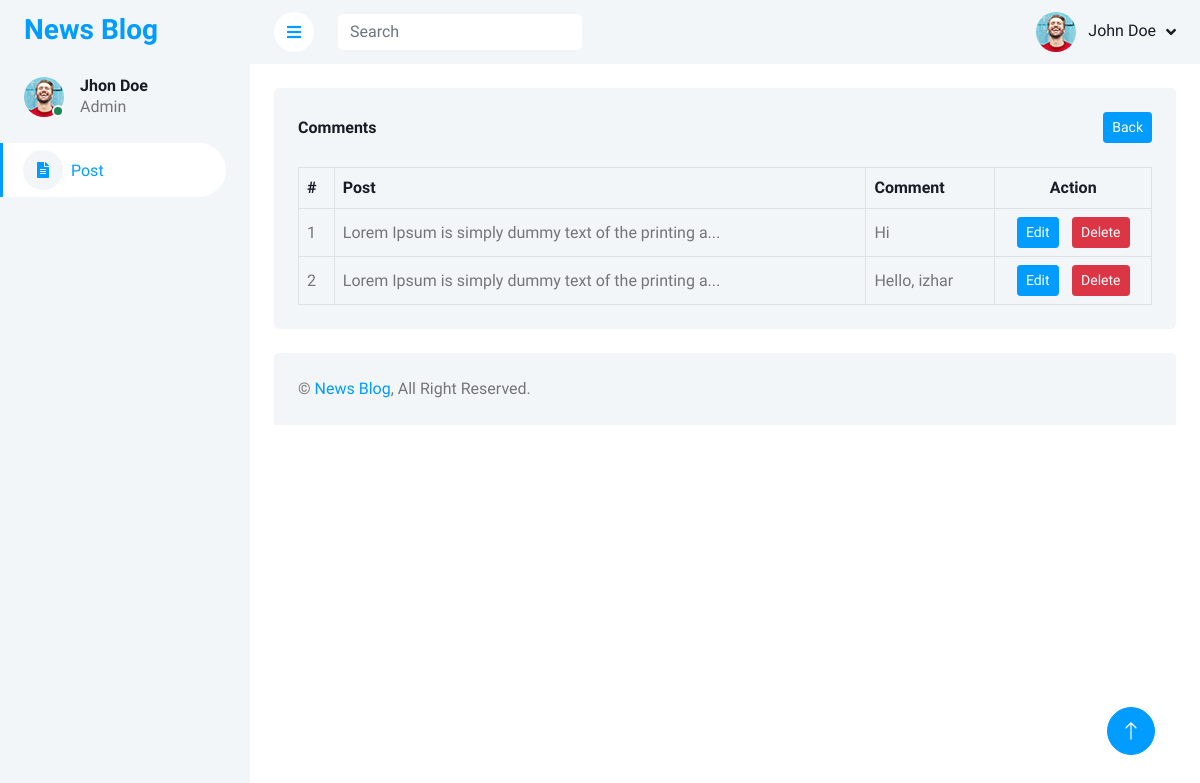
/comment.php?id=8, run on the app's committed database.
### tables this page shows
CREATE TABLE `comments` (
  `id` int(11) NOT NULL,
  `post_id` bigint(20) DEFAULT NULL,
  `comment` text DEFAULT NULL
);

CREATE TABLE `posts` (
  `id` int(11) NOT NULL,
  `title` text DEFAULT NULL,
  `content` longtext DEFAULT NULL,
  `author` varchar(255) DEFAULT NULL,
  `image` varchar(255) DEFAULT NULL,
  `created_at` timestamp NULL DEFAULT current_timestamp(),
  `updated_at` timestamp NULL DEFAULT current_timestamp()
);

### helper.php (called while the page is built)
<?php
if (!function_exists('getShorterString')) {
    function getShorterString($text, $length=null, $ucwords=false)
    {
        if ($ucwords == true) {
            $formatedString = ucwords($text);
        } else {
            $formatedString = ucfirst($text);
        }
        if ($length != null) {
            if (strlen($formatedString) <= $length) {
                return $formatedString;
            } else {
                $y=substr($formatedString, 0, $length) . '...';
                return $y;
            }
        } else {
            return $formatedString;
        }
    }
}

### comment.php (the view, shortened to what this page needs)
<?php
include('./db/mysql.php');
include('./helper.php');
$sql = "SELECT comments.id, comments.comment, posts.content FROM comments JOIN posts ON comments.post_id = posts.id WHERE posts.id = {$_REQUEST['id']}";
$view = mysqli_query($conn, $sql);
include('./include/header.php');
include('./include/sidebar.php');
?>
    <div class="content">
        <?php
        include('./include/navbar.php');
        ?>
        <div class="container-fluid pt-4 px-4">
            <div class="bg-light text-center rounded p-4">
                <div class="d-flex align-items-center justify-content-between mb-4">
                    <h6 class="mb-0">Comments</h6>
                    <a href="post.php" class="btn btn-primary btn-sm">Back</a>
                </div>
                <div class="table-responsive">
                    <table class="table text-start align-middle table-bordered table-hover mb-0">
                        <thead>
                            <tr class="text-dark">
                                <th scope="col">#</th>
                                <th scope="col">Post</th>
                                <th scope="col">Comment</th>
                                <th scope="col" class="text-center">Action</th>
                            </tr>
                        </thead>
                        <tbody>
                        <?php
                        if(mysqli_num_rows($view) > 0){
                            $sn = 1;
                            while($row = mysqli_fetch_assoc($view)){
                                echo "<tr>";
                                echo "<td>" . $sn . "</td>";
                                echo "<td>" . getShorterString($row['content'], 50) . "</td>";
                                echo "<td>" . getShorterString($row['comment'], 50) . "</td>";
                                echo"<td>";
                                ?>
                                <div class="d-flex justify-content-evenly">
                                    <form action="edit-comment.php" method="post">
                                        <input type="submit" name="edit" class="btn btn-primary btn-sm" id="edit" value="Edit">
                                    </form>
                                    <form action="function.php" method="post">
                                        <input type="submit" name="deleteComment" class="btn btn-danger btn-sm" id="delete" value="Delete">
                                    </form>
                                </div>
                                <?php
                                echo '</td>';
                                echo "</tr>";
                                $sn++;
                            }
                        } else{
                            echo "<tr>";
                            echo "<td colspan='6'>0 Result</td>";
                            echo "</tr>";
                        }
                        ?>
                        </tbody>
                    </table>
                </div>
            </div>
        </div>
        <?php
            include('./include/footer.php');
        ?>
    </div>
<?php
include('./include/script.php');
?>

### css/style.css (style rules this page uses)
:root { --primary: #009CFF; --light: #F3F6F9; --dark: #191C24; }
.btn { transition: .5s; }
.btn.btn-primary { color: #FFFFFF; }
.content { margin-left: 250px; min-height: 100vh; background: #FFFFFF; transition: 0.5s; }
@media (min-width: 992px) { .content { width: calc(100% - 250px); } }

### data on the page
comments: post.content "Lorem Ipsum is simply dummy text of the printing a...", comment "Hi"
comments: post.content "Lorem Ipsum is simply dummy text of the printing a...", comment "Hello, izhar"
